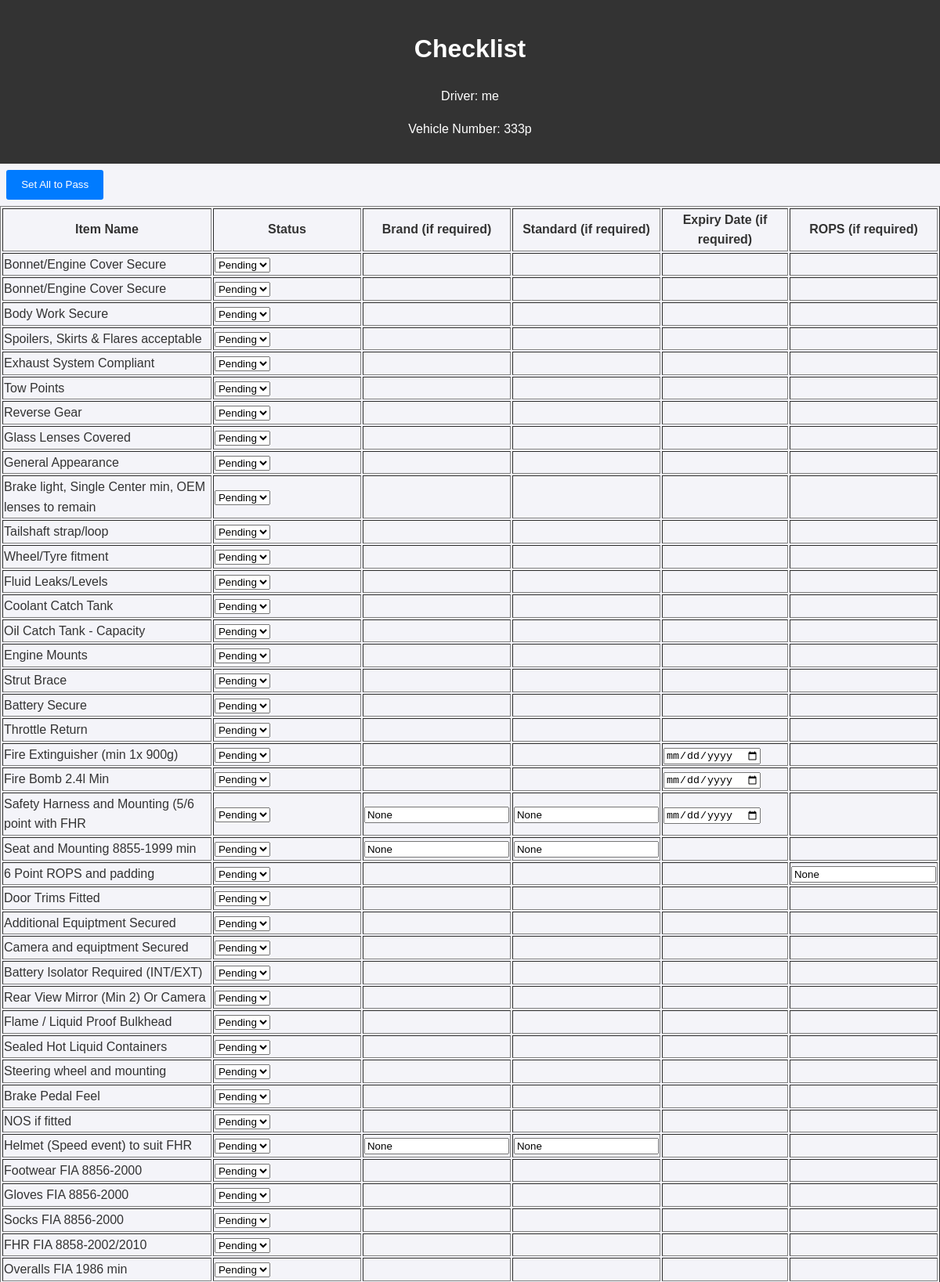
The app's page /view_checklist?checklist_id=19 (signed in, upper part) with its own data.
### models.py (models this page shows)
class Entry(db.Model):
    __tablename__ = 'entries'
    id = db.Column(db.Integer, primary_key=True)  # Unique ID for each entry
    vehicle_number = db.Column(db.String(5), nullable=False)
    vehicle_make = db.Column(db.String(255), nullable=False)
    vehicle_model = db.Column(db.String(255), nullable=False)
    vehicle_type = db.Column(db.String(2), nullable=False, default='W')
    garage_number = db.Column(db.String(255), nullable=True)
    log_book_number = db.Column(db.String(255), nullable=True)
    licence_number = db.Column(db.String(255), nullable=False, default='000000')
    driver_name = db.Column(db.String(255), nullable=False)
    team_name = db.Column(db.String(255), nullable=True)
    class_type = db.Column(db.String(255), nullable=True)  # Renamed from 'class'
    Inspection_report = db.Column(db.Boolean, nullable=False, default=False)
    approved_to_start = db.Column(db.Boolean, nullable=False, default=False)
    failed_items = db.Column(db.Boolean, nullable=False, default=False)
    inspection_checklist = db.relationship('InspectionChecklist', backref='entry', lazy=True)

class InspectionItem(db.Model):
    __tablename__ = 'inspection_items'
    id = db.Column(db.Integer, primary_key=True)
    checklist_id = db.Column(db.Integer, db.ForeignKey('inspection_checklists.id'), nullable=False)
    item_name = db.Column(db.String(255), nullable=False)
    status = db.Column(db.String(50), nullable=False, default='Pending')
    brand = db.Column(db.String(255), nullable=True)
    standard = db.Column(db.String(255), nullable=True)
    expiry_date = db.Column(db.Date, nullable=True)
    rops = db.Column(db.String(255), nullable=True)
    brand_required = db.Column(db.Boolean, default=False)
    standard_required = db.Column(db.Boolean, default=False)
    expiry_date_required = db.Column(db.Boolean, default=False)
    rops_required = db.Column(db.Boolean, default=False)
    value = db.Column(db.String(255), nullable=True)

### app.py (the view)
@app.route('/view_checklist', methods=['GET', 'POST'])
@login_required
def view_checklist():
    scrutineers = Officials.query.filter_by(role="Scrutineer").all()
    if request.method == 'POST':
        entry_id = request.form.get('entry_id')  # Get entry_id from the form
        print(f"Received entry_id: {entry_id}")  # Debugging
        entry = db.session.get(Entry, entry_id)  # Retrieve the entry
        if not entry:
            return jsonify({'error': "Entry not found!"}), 404
        print(f"Found entry: {entry}")  # Debugging
        checklist = InspectionChecklist.query.filter_by(entry_id=entry.id).first()
        if not checklist:
            print("No checklist found. Creating a new checklist.")  # Debugging
            checklist = InspectionChecklist(entry_id=entry.id)
            db.session.add(checklist)
            db.session.commit()
            applicable_items = ChecklistItem.query.filter(
                getattr(ChecklistItem, f"applicable_to_{entry.class_type.lower()}") == True
            ).all()
            for item in applicable_items:
                new_item = InspectionItem(
                    checklist_id=checklist.id,
                    item_name=item.item_name,
                    brand_required=item.brand_required,
                    standard_required=item.standard_required,
                    expiry_date_required=item.expiry_date_required,
                    rops_required=item.rops_required
                )
                db.session.add(new_item)
            db.session.commit()
        items = InspectionItem.query.filter_by(checklist_id=checklist.id).all()
        print(f"Checklist ID: {checklist.id}, Number of items: {len(items)}")  # Debugging
        return render_template('checklist.html', checklist=checklist, items=items, entry=entry, scrutineers=scrutineers, current_date=datetime.now().strftime('%Y-%m-%d'), current_time=datetime.now().strftime('%H:%M:%S'))
    elif request.method == 'GET':
        checklist_id = request.args.get('checklist_id')  # Get checklist_id from query parameters
        checklist = db.session.get(InspectionChecklist, checklist_id)
        if not checklist:
            return jsonify({'error': "Checklist not found!"}), 404
        entry = Entry.query.get(checklist.entry_id)
        items = InspectionItem.query.filter_by(checklist_id=checklist.id).all()
        return render_template(
            'checklist.html',
            checklist=checklist,
            items=items,
            entry=entry,
            scrutineers=scrutineers,
            current_date=datetime.now().strftime('%Y-%m-%d'),
            current_time=datetime.now().strftime('%H:%M:%S')
        )

### app.py (called while the page is built)
@login_manager.user_loader
def load_user(user_id):
    return User.query.get(int(user_id))  # Fetch user by ID

@app.before_request
def enable_foreign_keys():
    if 'sqlite' in SQLALCHEMY_DATABASE_URI:
        with db.engine.connect() as connection:
            connection.execute(text("PRAGMA foreign_keys=ON"))

### templates/checklist.html (shortened to what this page needs)
<!DOCTYPE html>
<html lang="en">
<head>
  <link rel="stylesheet" href="{{ url_for('static', filename='styles.css') }}">
</head>
<body>
    <header>
        <h1>Checklist</h1>
        <p>Driver: {{ entry.driver_name }}</p>
        <p>Vehicle Number: {{ entry.vehicle_number }}</p>
    </header>
    <form action="/update_checklist" method="POST">
        <button type="button" onclick="setAllToPass()">Set All to Pass</button>
        <table border="1">
            <thead>
                <tr>
                    <th>Item Name</th>
                    <th>Status</th>
                    <th>Brand (if required)</th>
                    <th>Standard (if required)</th>
                    <th>Expiry Date (if required)</th>
                    <th>ROPS (if required)</th>
                </tr>
            </thead>
            <tbody>
                {% for item in items %}
                {% if item.item_name not in ["Scrutineer Name", "Scrutineer Licence Number"] %}
                <tr>
                    <td>{{ item.item_name }}</td>
                    <td>
                        {% if item.item_name == "Vehicle Weight" %}
                        <input type="number" name="vehicle_weight_{{ item.id }}"
                               value="{{ item.value or '' }}" step="0.1" required>
                        {% else %}
                            {% if item.item_name == "Date" %}
                            <input type="text" name="date" value="{{ current_date }}" readonly>
                            {% else %}
                                {% if item.item_name == "Time" %}
                                <input type="text" name="time" value="{{ current_time }}" readonly>
                                {% else %}
                                <select name="status_{{ item.id }}" required>
                                    <option value="Pending" {% if item.status == "Pending" %}selected{% endif %}>Pending</option>
                                </select>
                                {% endif %}
                            {% endif %}
                        {% endif %}
                    </td>
                    <td>
                        {% if item.brand_required %}
                        <input type="text" name="brand_{{ item.id }}" value="{{ item.brand }}">
                        {% endif %}
                    </td>
                    <td>
                        {% if item.standard_required %}
                        <input type="text" name="standard_{{ item.id }}" value="{{ item.standard }}">
                        {% endif %}
                    </td>
                    <td>
                        {% if item.expiry_date_required %}
                        <input type="date" name="expiry_date_{{ item.id }}" value="{{ item.expiry_date }}">
                        {% endif %}
                    </td>
                    <td>
                        {% if item.rops_required %}
                        <input type="text" name="rops_{{ item.id }}" value="{{ item.rops }}">
                        {% endif %}
                    </td>
                </tr>
                {% endif %}
                {% endfor %}
            </tbody>
        </table>
    </form>
</body>
</html>

### static/styles.css (style rules this page uses)
body { font-family: Arial, sans-serif; line-height: 1.6; margin: 0; padding: 0; background-color: #f4f4f9; color: #333; }
header { background: #333; color: #fff; padding: 1rem 0; text-align: center; }
button { margin: 0.5rem; padding: 0.7rem 1.2rem; background: #007BFF; border: none; color: white; border-radius: 3px; cursor: pointer; }

### records on screen
Entry: driver_name "me", vehicle_number "333p"
InspectionItem: item_name "Bonnet/Engine Cover Secure", status+id "Pending"
InspectionItem: item_name "Bonnet/Engine Cover Secure", status+id "Pending"
InspectionItem: item_name "Body Work Secure", status+id "Pending"
InspectionItem: item_name "Spoilers, Skirts & Flares acceptable", status+id "Pending"
InspectionItem: item_name "Exhaust System Compliant", status+id "Pending"
InspectionItem: item_name "Tow Points", status+id "Pending"
InspectionItem: item_name "Reverse Gear", status+id "Pending"
InspectionItem: item_name "Glass Lenses Covered", status+id "Pending"
InspectionItem: item_name "General Appearance", status+id "Pending"
InspectionItem: item_name "Brake light, Single Center min, OEM lenses to remain", status+id "Pending"
InspectionItem: item_name "Tailshaft strap/loop", status+id "Pending"
InspectionItem: item_name "Wheel/Tyre fitment", status+id "Pending"
InspectionItem: item_name "Fluid Leaks/Levels", status+id "Pending"
InspectionItem: item_name "Coolant Catch Tank", status+id "Pending"
InspectionItem: item_name "Oil Catch Tank - Capacity", status+id "Pending"
InspectionItem: item_name "Engine Mounts", status+id "Pending"
InspectionItem: item_name "Strut Brace", status+id "Pending"
InspectionItem: item_name "Battery Secure", status+id "Pending"
InspectionItem: item_name "Throttle Return", status+id "Pending"
InspectionItem: item_name "Fire Extinguisher (min 1x 900g)", status+id "Pending"
InspectionItem: item_name "Fire Bomb 2.4l Min", status+id "Pending"
InspectionItem: item_name "Safety Harness and Mounting (5/6 point with FHR", status+id "Pending", brand "None", standard "None"
InspectionItem: item_name "Seat and Mounting 8855-1999 min", status+id "Pending", brand "None", standard "None"
InspectionItem: item_name "6 Point ROPS and padding", status+id "Pending", rops "None"
InspectionItem: item_name "Door Trims Fitted", status+id "Pending"
InspectionItem: item_name "Additional Equiptment Secured", status+id "Pending"
InspectionItem: item_name "Camera and equiptment Secured", status+id "Pending"
InspectionItem: item_name "Battery Isolator Required (INT/EXT)", status+id "Pending"
InspectionItem: item_name "Rear View Mirror (Min 2) Or Camera", status+id "Pending"
InspectionItem: item_name "Flame / Liquid Proof Bulkhead", status+id "Pending"
InspectionItem: item_name "Sealed Hot Liquid Containers", status+id "Pending"
InspectionItem: item_name "Steering wheel and mounting", status+id "Pending"
InspectionItem: item_name "Brake Pedal Feel", status+id "Pending"
InspectionItem: item_name "NOS if fitted", status+id "Pending"
InspectionItem: item_name "Helmet (Speed event) to suit FHR", status+id "Pending", brand "None", standard "None"
InspectionItem: item_name "Footwear FIA 8856-2000", status+id "Pending"
InspectionItem: item_name "Gloves FIA 8856-2000", status+id "Pending"
InspectionItem: item_name "Socks FIA 8856-2000", status+id "Pending"
InspectionItem: item_name "FHR FIA 8858-2002/2010", status+id "Pending"
InspectionItem: item_name "Overalls FIA 1986 min", status+id "Pending"
